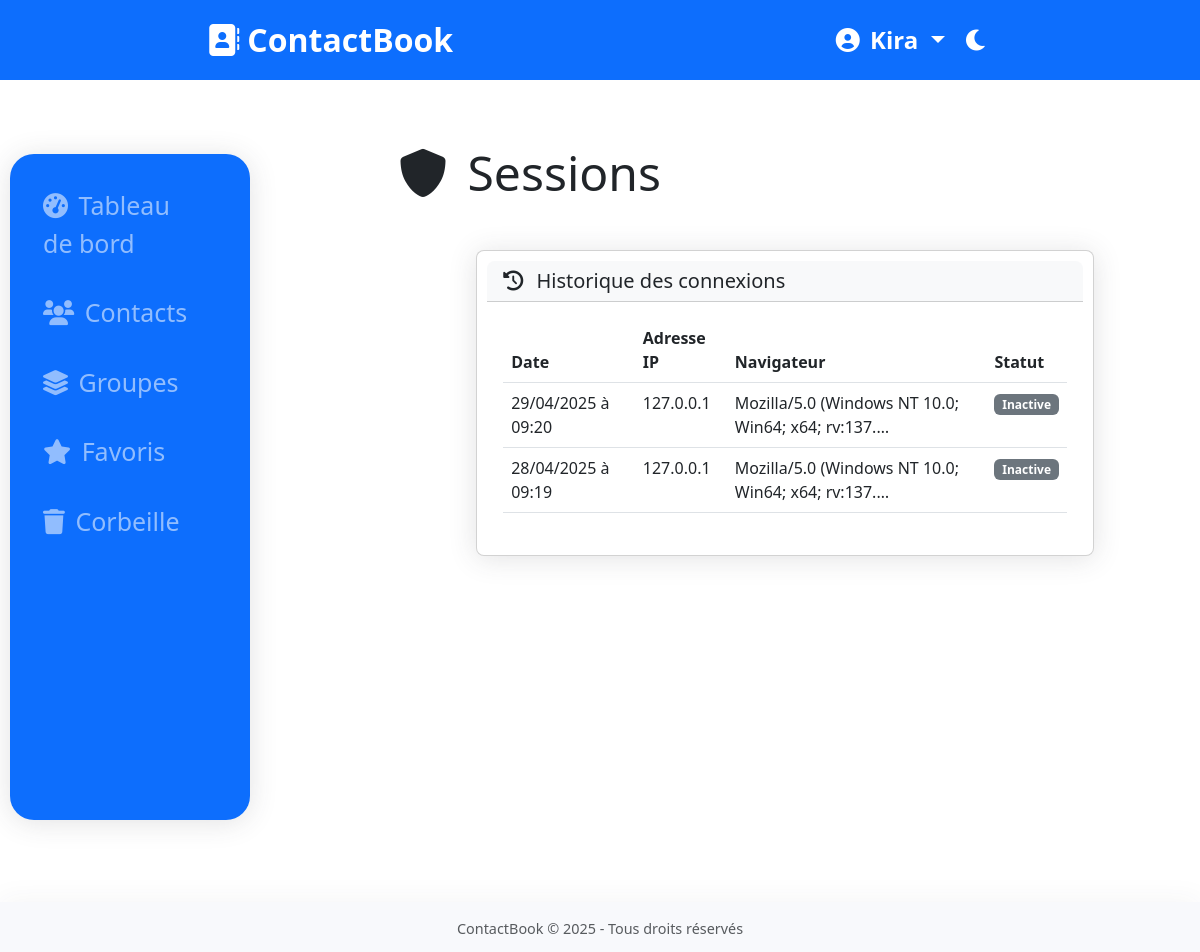
Before: /users/sessions/ (signed in) with the older database file.
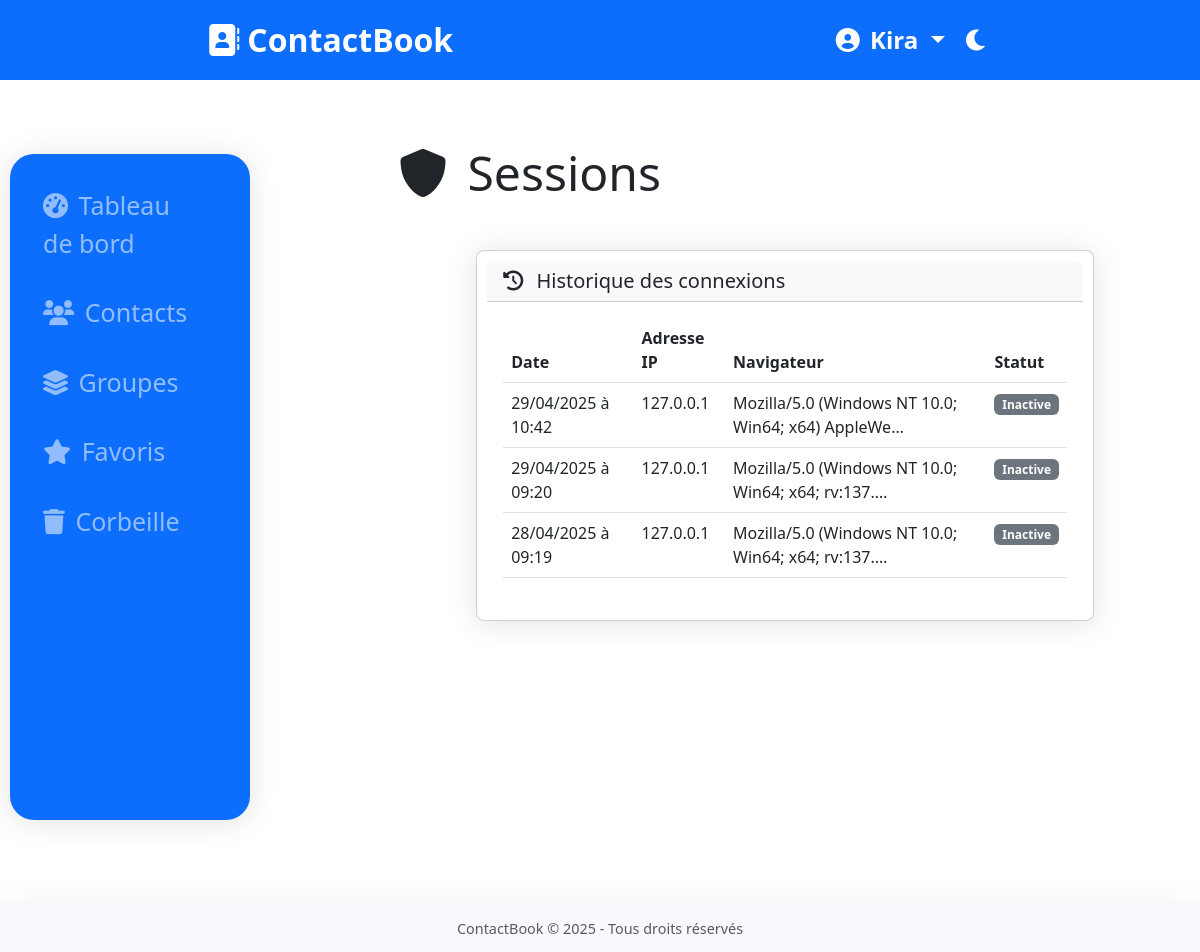
After: the same page with the newer database file.
### users/models.py (models this page shows, shortened)
class UserSession(models.Model):
    user = models.ForeignKey(CustomUser, on_delete=models.CASCADE, related_name='sessions')
    session_key = models.CharField(max_length=40)
    ip_address = models.GenericIPAddressField(null=True, blank=True)
    user_agent = models.TextField(blank=True)
    last_activity = models.DateTimeField(auto_now=True)

### users/views.py (the view)
# urls.py: path('sessions/', views.user_sessions, name='user_sessions'),
@login_required
def user_sessions(request):
    sessions = UserSession.objects.filter(user=request.user).order_by('-last_activity')
    return render(request, 'users/sessions.html', {'sessions': sessions})

### users/templates/users/sessions.html (shortened to what this page needs)
{% extends 'base.html' %}
{% block content %}
<div class="row mb-4">
    <div class="col-md-8">
        <h1 class="display-5 mb-4">
            <i class="fas fa-shield-alt me-2"></i> Sessions
        </h1>
    </div>
</div>
<div class="card">
    <div class="card-header bg-light">
        <h5 class="card-title mb-0">
            <i class="fas fa-history me-2"></i> Historique des connexions
        </h5>
    </div>
    <div class="card-body">
        {% if sessions %}
            <div class="table-responsive">
                <table class="table table-hover">
                    <thead>
                        <tr>
                            <th>Date</th>
                            <th>Adresse IP</th>
                            <th>Navigateur</th>
                            <th>Statut</th>
                        </tr>
                    </thead>
                    <tbody>
                        {% for session in sessions %}
                            <tr>
                                <td>{{ session.last_activity|date:"d/m/Y à H:i" }}</td>
                                <td>{{ session.ip_address|default:"Inconnue" }}</td>
                                <td>{{ session.user_agent|truncatechars:50 }}</td>
                                <td>
                                    {% if session.session_key == request.session.session_key %}
                                        <span class="badge bg-success">Session actuelle</span>
                                    {% else %}
                                        <span class="badge bg-secondary">Inactive</span>
                                    {% endif %}
                                </td>
                            </tr>
                        {% endfor %}
                    </tbody>
                </table>
            </div>
        {% else %}
            <div class="alert alert-info">
                <i class="fas fa-info-circle me-2"></i> Aucune session enregistrée.
            </div>
        {% endif %}
    </div>
</div>
{% endblock %}

Changed rows visible on the page:
added UserSession: last_activity "29/04/2025 à 10:42", ip_address "127.0.0.1", user_agent "Mozilla/5.0 (Windows NT 10.0; Win64; x64) AppleWe…", shows "Inactive"
